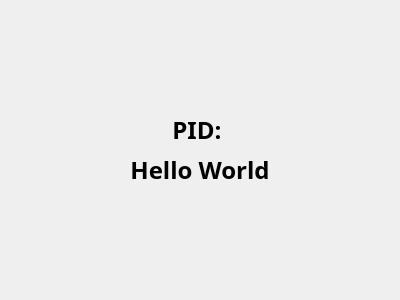
<?xml version="1.0" encoding="UTF-8"?>
<ui version="4.0">
 <class>HellowWorld</class>
 <widget class="QWidget" name="HellowWorld">
  <property name="geometry">
   <rect>
    <x>0</x>
    <y>0</y>
    <width>400</width>
    <height>300</height>
   </rect>
  </property>
  <property name="font">
   <font>
    <family>Ubuntu Mono</family>
    <pointsize>18</pointsize>
    <weight>75</weight>
    <bold>true</bold>
   </font>
  </property>
  <property name="windowTitle">
   <string>Hello World Window</string>
  </property>
  <layout class="QVBoxLayout" name="verticalLayout">
   <item>
    <widget class="QLabel" name="pidLabel">
     <property name="text">
      <string>PID: </string>
     </property>
     <property name="alignment">
      <set>Qt::AlignBottom|Qt::AlignHCenter</set>
     </property>
    </widget>
   </item>
   <item>
    <widget class="QLabel" name="helloWorldLabel">
     <property name="text">
      <string>Hello World</string>
     </property>
     <property name="alignment">
      <set>Qt::AlignHCenter|Qt::AlignTop</set>
     </property>
    </widget>
   </item>
  </layout>
 </widget>
 <layoutdefault spacing="6" margin="11"/>
 <resources/>
 <connections/>
</ui>
